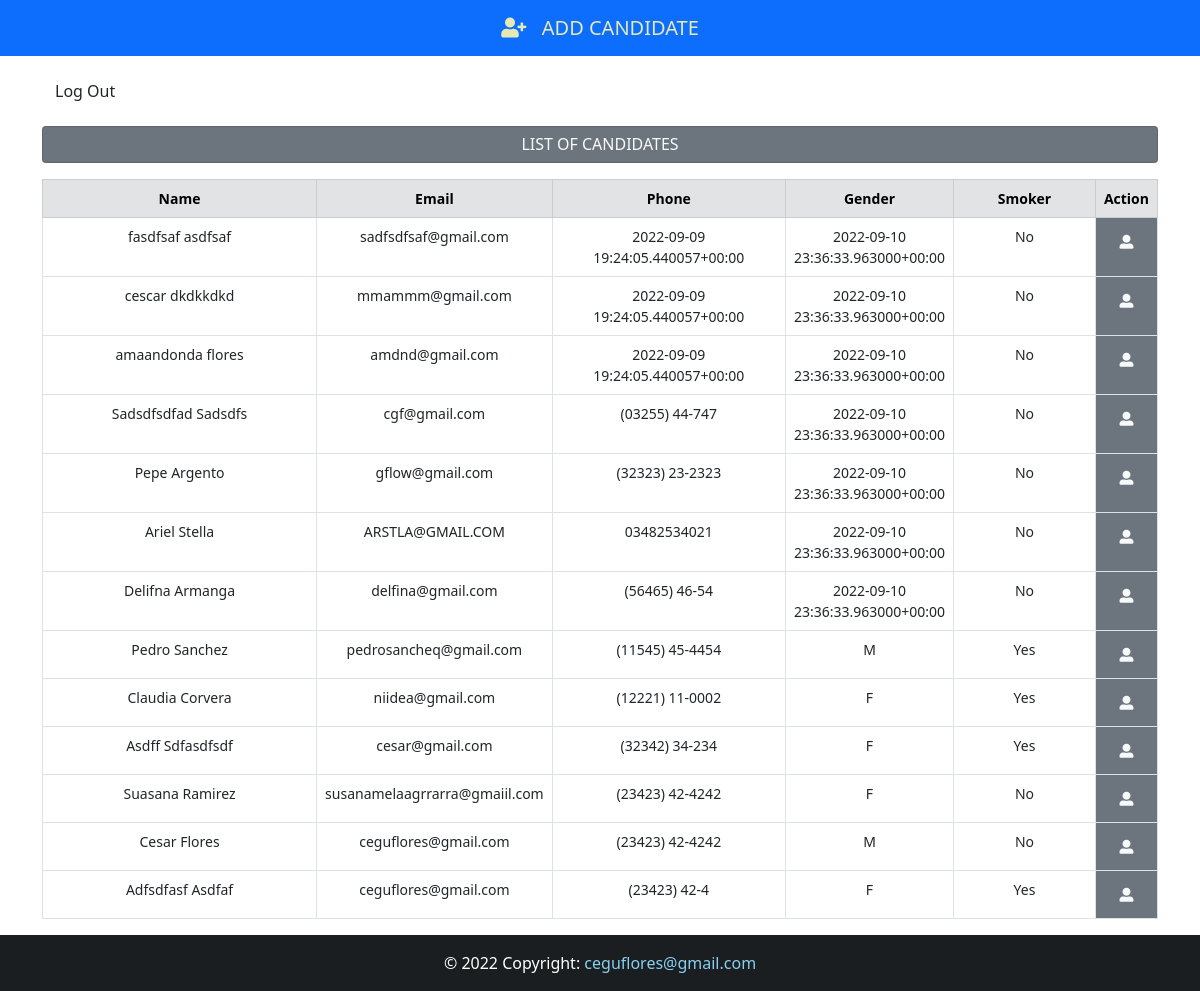
Before: /backend (signed in) with the older database file.
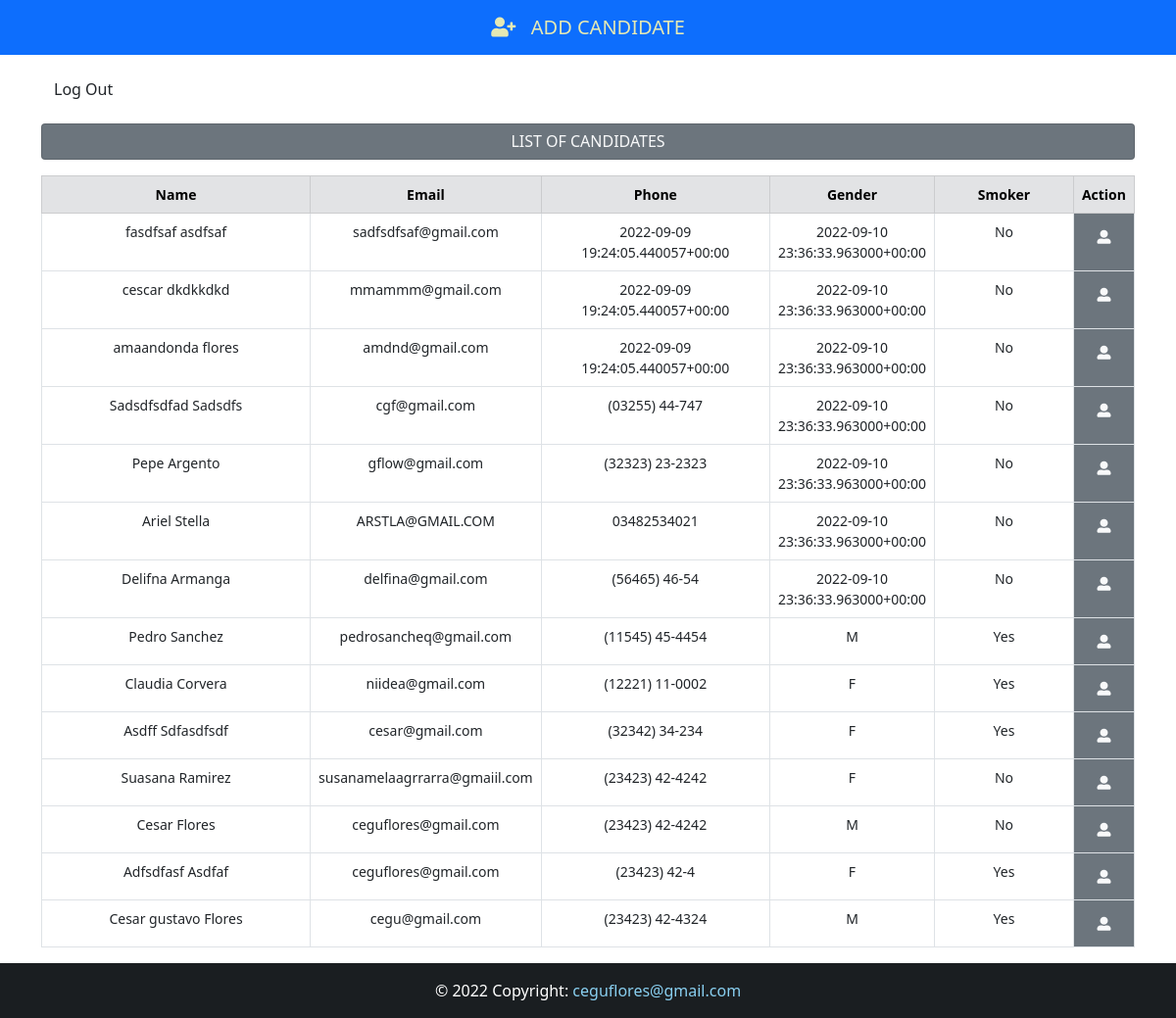
After: the same page with the newer database file.
### App/models.py (models this page shows, shortened)
class Candidate(models.Model):
    firstname=models.CharField(max_length=50)
    lastname=models.CharField(max_length=50)
    email=models.EmailField(max_length=50)
    job=models.CharField(max_length=50)
    birth=models.DateField(auto_now=False,auto_now_add=False,verbose_name="Birthday")
    phone=models.CharField(max_length=25)
    personality = models.CharField(max_length=50, null=True, choices=PERSONALITY)
    salary = models.CharField(max_length=50)
    gender= models.CharField(max_length=10)
    experience=models.BooleanField(null=True)
    smoker=models.CharField(max_length= 10, choices=SMOKER, default='')
    message=models.TextField()
    file = models.FileField(upload_to='resume',blank=True, verbose_name="Resume")
    image= models.ImageField(upload_to='photo',blank=True, verbose_name="Potho")
    created_at=models.DateTimeField(auto_now_add=True)
    Situation= models.CharField(max_length=50,null=True, choices=SITUATION, default='Pending')
    company_note= models.TextField(blank=True)
    frameworks = MultiSelectField(choices=FRAMEWORKS, default="")
    languages = MultiSelectField(choices=LANGUAGES, default="")
    databases = MultiSelectField(choices=DATABASES, default="")
    libraries = MultiSelectField(choices=LIBRARIES, default="")
    mobile = MultiSelectField(choices=MOBILE, default="")
    others = MultiSelectField(choices=OTHERS, default="")
    institution= models.CharField(max_length=50)
    course= models.CharField(max_length=50)
    started_course= models.DateField(auto_now=False, auto_now_add=False)
    finished_course= models.DateField(auto_now=False, auto_now_add=False)
    about_course= models.CharField(max_length=50)
    status_course= models.CharField(max_length=50, choices=STATUSCOURSE)
    company= models.CharField(max_length=50)
    position= models.CharField(max_length=50)
    started_job= models.DateField(auto_now=False, auto_now_add=False)
    finished_job= models.DateField(auto_now=False, auto_now_add=False)
    employed= models.BooleanField(null=True,verbose_name="I am employed")
    remote= models.BooleanField(null=True,verbose_name="I agree remote to work remotely")
    travel= models.BooleanField(null=True,verbose_name="I' m avaible for travel")

### App/views.py (the view)
# urls.py: path('backend', views.backend, name='backend'),
@login_required(login_url='login')
@cache_control(no_cache=True, must_revalidate=True, no_store=True)
def backend(request):
    context = {'data_read': Candidate.objects.all()}
    return render(request,"backend.html", context)

### App/templates/backend.html
{% extends 'base.html' %}
{% block content %}
<div class="container" style="widt: 90%; font-size:14px">
    <a href="{% url 'home' %}" class="btn btn-out-danger mt-3 mb-3 my-btn">Log Out</a>
    <h6 class="card p-2 bg-secondary text-light text-center mb-3">LIST OF CANDIDATES</h6>
    <table class="table table-bordered text-center">
        <thead class="table-secondary">
            <tr>
                <th style="width: 30%;">Name</th>
                <th style="width: 20%;">Email</th>
                <th style="width: 23%;">Phone</th>
                <th style="width: 7%;">Gender</th>
                <th style="width: 15%;">Smoker</th>
                <th solspan="2" style="width: 5%;">Action</th>
            </tr>
        </thead>
        <body>
            {% for data in data_read %}
            <tr>
                <td>{{ data.firstname}} {{data.lastname}}</td>
                <td>{{ data.email}} </td>
                <td>{{ data.phone}}</td>
                <td>{{ data.gender}}</td>
                {% if data.smoker == '1' %}
                    <td>Yes</td>
                {% else %}
                    <td>No</td>
                {% endif %}
                <td class="bg-secondary">
                    <a href="{% url 'candidate' data.id %}" class="btn btnn-outline-secondary btn-sm text-light">
                        <i class="fas fa-user-alt"></i>
                    </a>
                </td>
            </tr>
            {% endfor %}
        </body>
    </table>
</div>
{% endblock content %}

Changed rows visible on the page:
added Candidate: firstname "Cesar gustavo", lastname "Flores", email "cegu@gmail.com", phone "(23423) 42-4324", gender "M", smoker "Yes"
